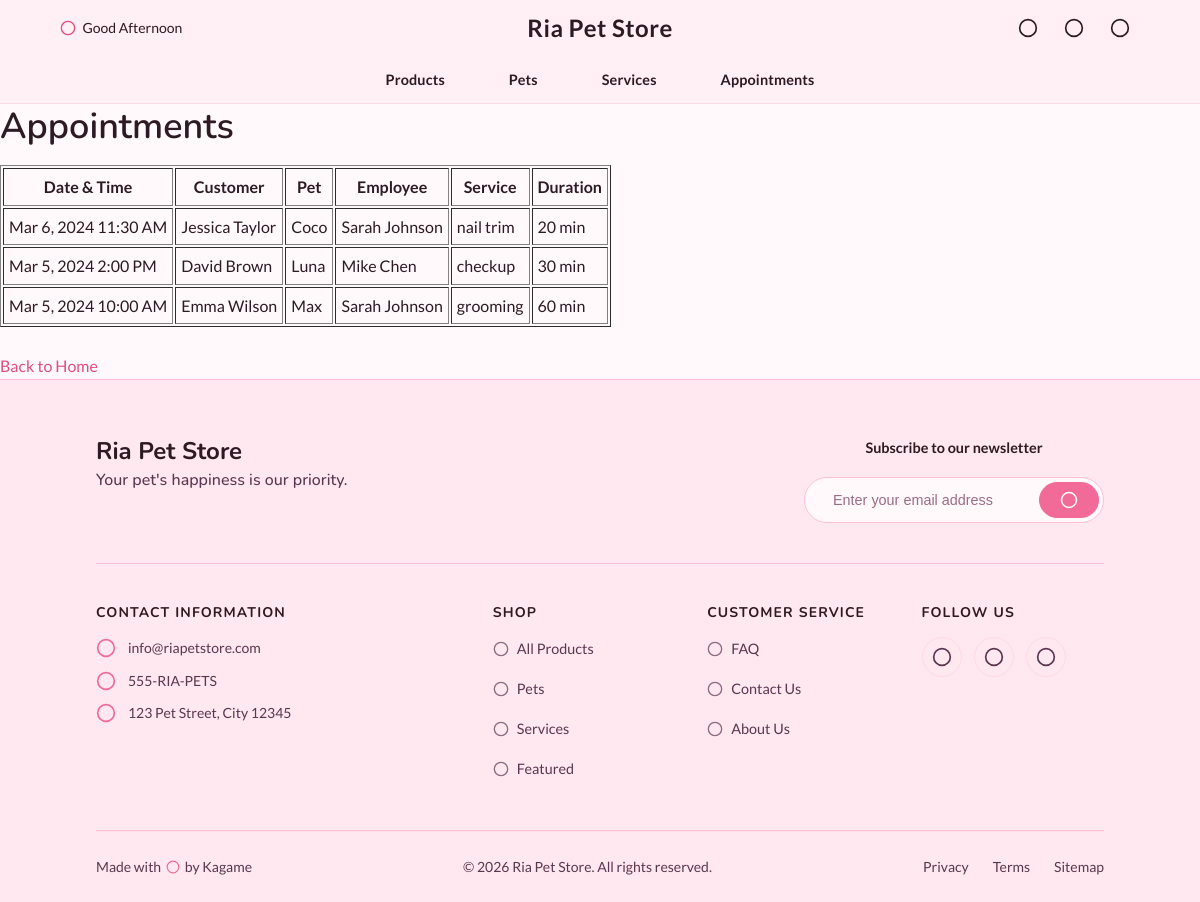
The app's page /public/appointments/appointments.php with its own data.
### tables this page shows
CREATE TABLE `appointments` (
  `id` int(11) NOT NULL,
  `customer_id` int(11) NOT NULL,
  `pet_id` int(11) NOT NULL,
  `employee_id` int(11) NOT NULL,
  `appointment_date` datetime NOT NULL,
  `service_type` varchar(100) NOT NULL,
  `duration_minutes` int(11) NOT NULL,
  `status` enum('pending','confirmed','completed','cancelled') DEFAULT 'pending'
);

CREATE TABLE `customers` (
  `id` int(11) NOT NULL,
  `first_name` varchar(50) NOT NULL,
  `last_name` varchar(50) NOT NULL,
  `email` varchar(100) DEFAULT NULL,
  `phone` varchar(15) DEFAULT NULL,
  `address` text DEFAULT NULL,
  `created_at` timestamp NOT NULL DEFAULT current_timestamp(),
  `updated_at` timestamp NOT NULL DEFAULT current_timestamp() ON UPDATE current_timestamp()
);

CREATE TABLE `pets` (
  `id` int(11) NOT NULL,
  `name` varchar(50) NOT NULL,
  `species` varchar(30) DEFAULT NULL,
  `breed` varchar(100) DEFAULT NULL,
  `color` varchar(50) DEFAULT NULL,
  `age` int(11) DEFAULT NULL,
  `gender` enum('male','female') DEFAULT NULL,
  `price` decimal(10,2) DEFAULT NULL,
  `description` text DEFAULT NULL,
  `pet_status` enum('available','sold','reserved','adopted') DEFAULT 'available',
  `pet_image` varchar(255) DEFAULT NULL,
  `created_at` timestamp NOT NULL DEFAULT current_timestamp(),
  `updated_at` timestamp NOT NULL DEFAULT current_timestamp() ON UPDATE current_timestamp(),
  `featured` tinyint(1) DEFAULT 0
);

CREATE TABLE `employees` (
  `id` int(11) NOT NULL,
  `first_name` varchar(50) NOT NULL,
  `last_name` varchar(50) NOT NULL,
  `email` varchar(100) DEFAULT NULL,
  `password` varchar(255) DEFAULT NULL,
  `position` varchar(50) DEFAULT NULL,
  `phone` varchar(15) DEFAULT NULL,
  `address` text DEFAULT NULL,
  `hire_date` date DEFAULT NULL,
  `is_admin` tinyint(1) DEFAULT 0,
  `notes` text DEFAULT NULL,
  `hourly_wage` decimal(10,2) DEFAULT NULL,
  `created_at` timestamp NOT NULL DEFAULT current_timestamp(),
  `updated_at` timestamp NOT NULL DEFAULT current_timestamp() ON UPDATE current_timestamp()
);

### backend/config/config.php (called while the page is built, shortened)
<?php
class Config
{
    private static $config = [];
    private static function loadDefaults()
    {
        self::$config = [
            'APP_NAME' => 'Ria Pet Store',
            'APP_ENV' => 'development',
            'APP_URL' => 'http://localhost/Ria-Pet-Store',
            'APP_DEBUG' => true,
            'DB_HOST' => 'localhost',
            'DB_USER' => 'root',
            'DB_PASS' => '',
            'DB_NAME' => 'pet_store',
            'UPLOAD_MAX_SIZE' => 2097152,
            'UPLOAD_ALLOWED_TYPES' => 'image/jpeg,image/png,image/gif',
            'UPLOAD_PATH' => '../assets/uploads/',
            'PLACEHOLDER_IMAGE_SMALL' => 'https://via.placeholder.com/200x150?text=No+Image',
            'PLACEHOLDER_IMAGE_LARGE' => 'https://via.placeholder.com/400x300?text=No+Image',
        ];
    }
    public static function get($key, $default = null)
    {
        if (isset(self::$config[$key])) {
            return self::$config[$key];
        }
        $value = getenv($key);
        if ($value !== false) {
            return $value;
        }
        return $default;
    }
    public static function baseUrl($path = '')
    {
        $url = self::get('APP_URL', 'http://localhost/Ria-Pet-Store');
        $url = rtrim($url, '/') . '/';
        return $url . ltrim($path, '/');
    }
}
?>

### public/appointments/appointments.php (the view, shortened to what this page needs)
<?php
require_once '../../backend/includes/header.php';
$query = "
    SELECT
        a.appointment_date,
        c.first_name as customer_first,
        c.last_name as customer_last,
        p.name as pet_name,
        e.first_name as employee_first,
        e.last_name as employee_last,
        a.service_type,
        a.duration_minutes
    FROM appointments a
    JOIN customers c ON a.customer_id = c.id
    JOIN pets p ON a.pet_id = p.id
    JOIN employees e ON a.employee_id = e.id
    ORDER BY a.appointment_date DESC
";
$result = $conn->query($query);
?>
<link rel="stylesheet" href="../../assets/css/appointments.css">
<h1>Appointments</h1>
<table border="1" cellpadding="5">
    <tr>
        <th>Date & Time</th>
        <th>Customer</th>
        <th>Pet</th>
        <th>Employee</th>
        <th>Service</th>
        <th>Duration</th>
    </tr>
    <?php if ($result->num_rows > 0): ?>
        <?php while($row = $result->fetch_assoc()): ?>
        <tr>
            <td><?php echo date('M j, Y g:i A', strtotime($row['appointment_date'])); ?></td>
            <td><?php echo htmlspecialchars($row['customer_first'] . ' ' . $row['customer_last']); ?></td>
            <td><?php echo htmlspecialchars($row['pet_name']); ?></td>
            <td><?php echo htmlspecialchars($row['employee_first'] . ' ' . $row['employee_last']); ?></td>
            <td><?php echo htmlspecialchars($row['service_type']); ?></td>
            <td><?php echo $row['duration_minutes']; ?> min</td>
        </tr>
        <?php endwhile; ?>
    <?php else: ?>
        <tr><td colspan="6">No appointments found</td></tr>
    <?php endif; ?>
</table>
<br>
<a href="<?php echo url(''); ?>">Back to Home</a>
<?php require_once '../../backend/includes/footer.php'; ?>

### assets/css/core/base.css (style rules this page uses)
:root { --bg-primary: #fff9fc; --bg-secondary: #fff0f6; --bg-tertiary: #ffe8ef; --text-primary: #2d1a22; --text-secondary: #5c3650; --text-tertiary: #9c6b85; --text-disabled: #c9a3b5; --border-light: #ffd9e8; --border-medium: #fcc1d8; --border-dark: #f5a9c5; --accent-50: #fff5f7; --accent-100: #ffe8ef; --accent-200: #ffd1df; --accent-300: #ffb3c9; --accent-400: #fa8eb0; --accent-500: #f26b98; --accent-600: #e34c80; --accent-700: #cf3369; --accent-800: #b11f53; --accent-900: #8f1241; --accent-primary: var(--accent-500); --accent-secondary: var(--accent-400); --accent-tertiary: var(--accent-300); --accent-light: var(--accent-100); --accent-dark: var(--accent-700); --nav-bg: var(--bg-secondary); --nav-border: var(--border-light); --nav-bottom-bg: var(--accent-200); --nav-text: var(--text-primary); --nav-text-mid: var(--text-secondary); --nav-accent: var(--accent-600); --nav-accent-hover: var(--accent-700); --nav-hover-bg: var(--accent-100); --nav-active-bg: var(--accent-300); --nav-active-text: var(--text-primary); --footer-bg: var(--accent-100); --footer-border: var(--border-medium); --footer-text: var(--text-secondary); --footer-heading: var(--text-primary); --footer-hover: var(--accent-700); --card-bg: var(--bg-primary); --card-border: var(--border-light); --card-shadow: 0 4px 6px -1px rgba(0,0,0,0.05), 0 2px 4px -1px rgba(0,0,0,0.03); --btn-primary-bg: var(--accent-500); --btn-primary-hover: var(--accent-600); --btn-primary-text: white; --btn-secondary-bg: var(--bg-primary); --btn-secondary-text: var(--text-primary); --btn-secondary-border: var(--border-medium); --font-primary: 'Nunito', -apple-system, BlinkMacSystemFont, 'Segoe UI', Roboto, sans-serif; --font-secondary: 'Lato', -apple-system, BlinkMacSystemFont, 'Segoe UI', Roboto, sans-serif; --font-regular: 400; --font-medium: 500; --font-semibold: 600; --font-bold: 700; }
*, *::before, *::after { box-sizing: border-box; }
html { overflow-x: hidden; width: 100%; font-size: 16px; }
body { font-family: var(--font-secondary); margin: 0; padding: 0; background: var(--bg-primary); color: var(--text-primary); line-height: 1.6; overflow-x: hidden; width: 100%; }
h1 { font-size: clamp(1.5rem, 4vw, 2.25rem); }
h1, h2, h3, h4, h5, h6 { font-family: var(--font-primary); margin: 0 0 1rem 0; font-weight: 600; line-height: 1.25; color: var(--text-primary); }
a { color: var(--accent-600); text-decoration: none; }

### records on screen
appointments: appointment_date "Mar 6, 2024 11:30 AM", customer.last_name "Jessica Taylor", pet.name "Coco", employee.last_name "Sarah Johnson", service_type "nail trim", duration_minutes "20"
appointments: appointment_date "Mar 5, 2024 2:00 PM", customer.last_name "David Brown", pet.name "Luna", employee.last_name "Mike Chen", service_type "checkup", duration_minutes "30"
appointments: appointment_date "Mar 5, 2024 10:00 AM", customer.last_name "Emma Wilson", pet.name "Max", employee.last_name "Sarah Johnson", service_type "grooming", duration_minutes "60"

### other values on screen
$greeting_text "Good Afternoon"
APP_NAME "Ria Pet Store"
SITE_EMAIL "info@riapetstore.com"
SITE_PHONE "555-RIA-PETS"
